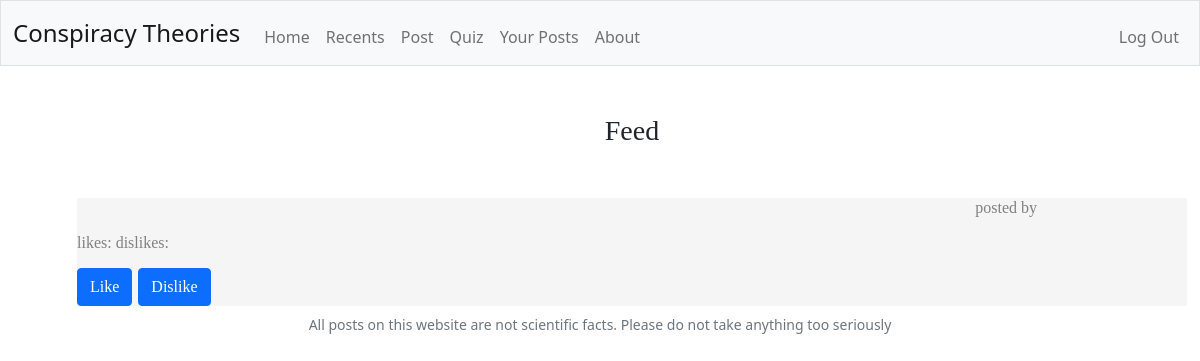
Page / (signed in) on the earlier database version.
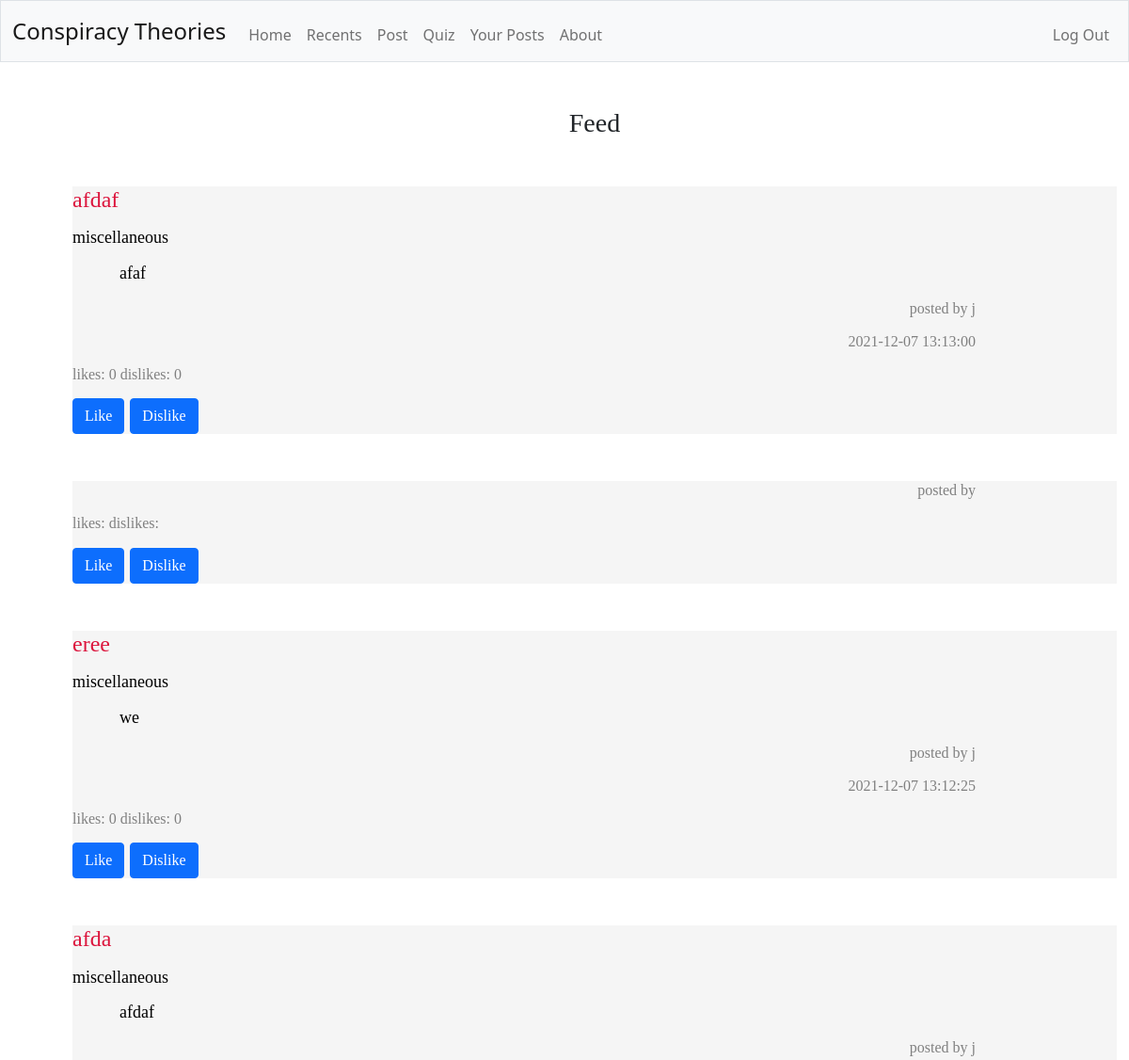
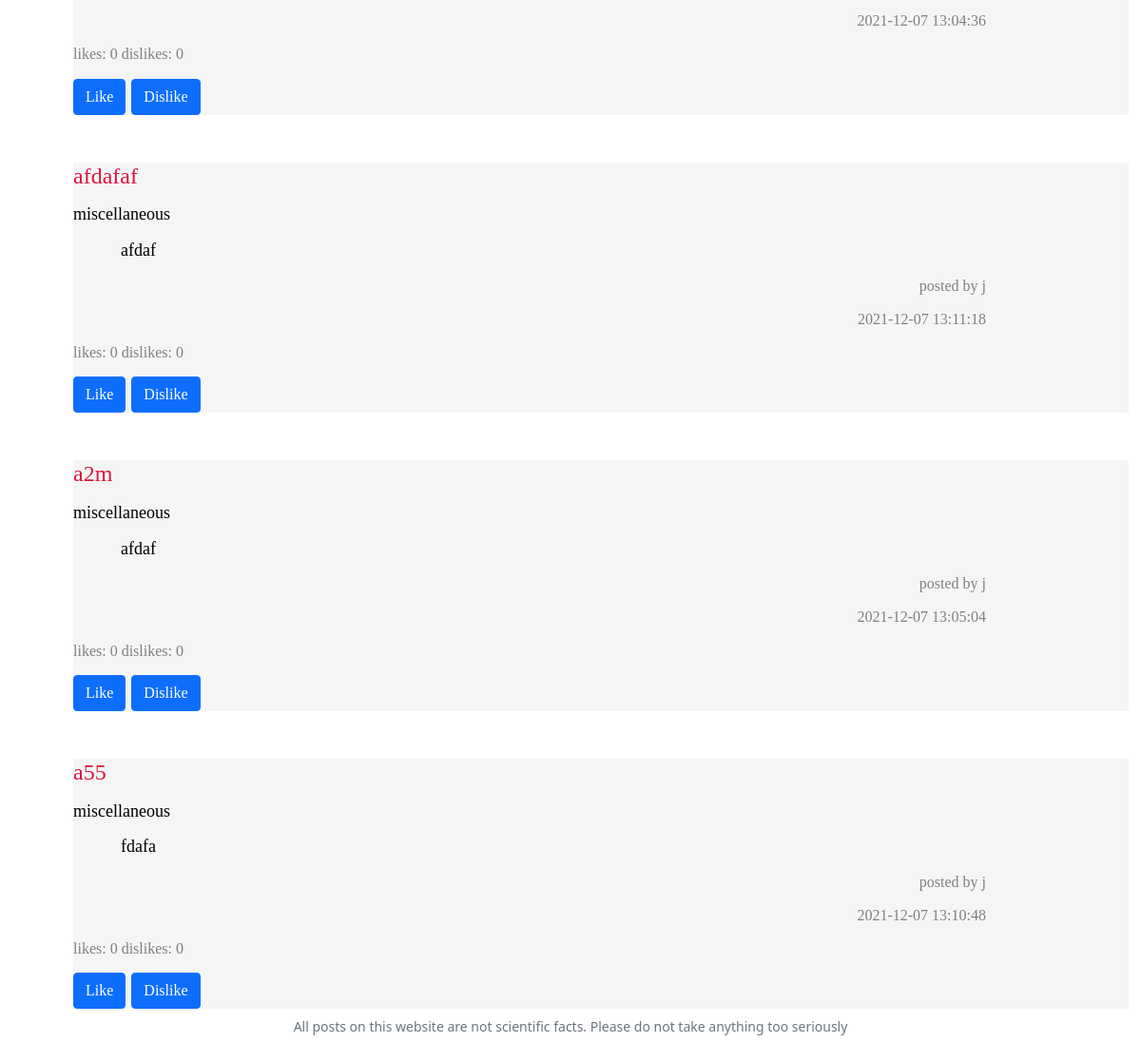
Same page on the later database version (2 pictures, top to bottom).
### tables this page shows
CREATE TABLE 'theories' ('name' TEXT, 'user' TEXT, 'content' TEXT, 'upvotes' INTEGER DEFAULT 0 , 'downvotes' INTEGER DEFAULT 0 , date TEXT, id INTEGER, 'genre' TEXT DEFAULT NULL);

### app.py (the view)
@app.route("/")
@login_required
def home():
    pref = db.execute("SELECT preference FROM users WHERE id = ?", session["user_id"])
    theories = db.execute("SELECT * FROM theories WHERE genre = ? ORDER BY upvotes LIMIT 6", pref[0]["preference"])
    theories.append(db.execute("SELECT * FROM theories LIMIT 4"))
    random.shuffle(theories)
    return render_template("home.html", theories=theories)

### app.py (called while the page is built)
@app.after_request
def after_request(response):
    response.headers["Cache-Control"] = "no-cache, no-store, must-revalidate"
    response.headers["Expires"] = 0
    response.headers["Pragma"] = "no-cache"
    return response

### helpers.py (called while the page is built)
def login_required(f):
    @wraps(f)
    def decorated_function(*args, **kwargs):
        if session.get("user_id") is None:
            return redirect("/login")
        return f(*args, **kwargs)
    return decorated_function

### templates/home.html (shortened to what this page needs)
<!DOCTYPE html>
<html lang="en">
    <head>
        <link href="https://cdn.jsdelivr.net/npm/bootstrap@5.1.3/dist/css/bootstrap.min.css" rel="stylesheet">
        <link href="/static/styles.css" rel="stylesheet">
    </head>
    <body>
        <nav class="bg-light border navbar navbar-expand-md navbar-light">
            <div class="container-fluid">
                <a class="navbar-brand" href="/">Conspiracy Theories</a>
                <div class="collapse navbar-collapse" id="navbar">
                    {% if session["user_id"] %}
                        <ul class="navbar-nav me-auto mt-2">
                            <li class="nav-item"><a class="nav-link" href="/">Home</a></li>
                            <li class="nav-item"><a class="nav-link" href="/recents">Recents</a></li>
                            <li class="nav-item"><a class="nav-link" href="/post">Post</a></li>
                            <li class="nav-item"><a class="nav-link" href="/quiz">Quiz</a></li>
                            <li class="nav-item"><a class="nav-link" href="/your-posts">Your Posts</a></li>
                            <li class="nav-item"><a class="nav-link" href="/about">About</a></li>
                        </ul>
                        <ul class="navbar-nav ms-auto mt-2">
                            <li class="nav-item"><a class="nav-link" href="/logout">Log Out</a></li>
                        </ul>
                    {% else %}
                        <ul class="navbar-nav ms-auto mt-2">
                            <li class="nav-item"><a class="nav-link" href="/register">Register</a></li>
                            <li class="nav-item"><a class="nav-link" href="/login">Log In</a></li>
                        </ul>
                    {% endif %}
                </div>
            </div>
        </nav>
        <main class="container-fluid py-5 text-center">
            {% block main %}
            <div class="container">
                <h3>Feed</h3>
            </div>
                {% for post in theories %}
                <div class="container">
                    <form class="grey" action="/recents" id="like" method="post">
                        <h1 name="title" id="title" class="leftAlign crimson">{{ post.name }}</p>
                        <p id="genre" class="black medium">{{ post.genre }}</p>
                        <p class="paragraph black">{{ post.content }}</p>
                        <p class="author darkgrey">posted by {{ post.user }}</p>
                        <p class="author darkgrey">{{ post.date }}</p>
                        <p class="votes darkgrey">likes: {{ post.upvotes }} dislikes: {{ post.downvotes }}</p>
                        <button class="btn btn-primary" type="submit" name="like" value="like">Like</button>
                        <button class="btn btn-primary" type="submit" name="dislike" value="dislike">Dislike</button>
                    </form>
                </div>
                {% endfor %}
            {% endblock %}
            <footer class="mb-5 small text-center text-muted">
                All posts on this website are not scientific facts. Please do not take anything too seriously
            </footer>
        </main>
    </body>
</html>

Differences in the rows shown:
added theories: name "afdaf", genre "miscellaneous", content "afaf", user "j", date "2021-12-07 13:13:00", upvotes "0", downvotes "0"
added theories: name "eree", genre "miscellaneous", content "we", user "j", date "2021-12-07 13:12:25", upvotes "0", downvotes "0"
added theories: name "afda", genre "miscellaneous", content "afdaf", user "j", date "2021-12-07 13:04:36", upvotes "0", downvotes "0"
added theories: name "afdafaf", genre "miscellaneous", content "afdaf", user "j", date "2021-12-07 13:11:18", upvotes "0", downvotes "0"
added theories: name "a2m", genre "miscellaneous", content "afdaf", user "j", date "2021-12-07 13:05:04", upvotes "0", downvotes "0"
added theories: name "a55", genre "miscellaneous", content "fdafa", user "j", date "2021-12-07 13:10:48", upvotes "0", downvotes "0"
